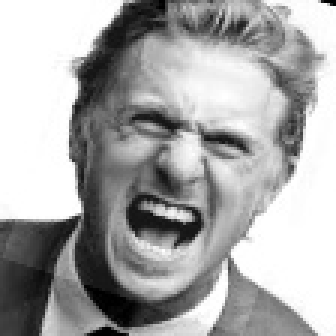
//> input picture code/ascend_310B/smart_ip_interaction/datasets/emotion_dataset_6cls/test/angry/4_jpg.rf.f9677a5917b25f15e8441198f8145abc_0.jpg, 112 x 112 px (shown 3 times larger)
$ ./host ../../../../../../../../ascend_310B/smart_ip_interaction/datasets/emotion_dataset_6cls/test/angry/20231118_194043_jpg.rf.3103f7b5193b400b794ffb58ec3b2d90_0.jpg ../../../../../../../../ascend_310B/smart_ip_interaction/datasets/emotion_dataset_6cls/test/angry/4_jpg.rf.f9677a5917b25f15e8441198f8145abc_0.jpg ../../../../../../../../ascend_310B/smart_ip_interaction/datasets/emotion_dataset_6cls/test/angry/4_jpg.rf.f9677a5917b25f15e8441198f8145abc_0.jpg 3   (built with g++ and OpenCV 4)
//> lines starting //> are read from the running program, lines starting //| are printed output that depends on the picture
// [15 lines of licence text are left out]

#define PROFILE
// [14 lines of commented-out code are left out]
#include <adf/adf_api/XRTConfig.h>
#include <chrono>
#include <common/xf_aie_sw_utils.hpp>
#include <common/xfcvDataMovers.h>
#include <fstream>
#include <stdio.h>
#include <stdlib.h>
#include <stdint.h>
#include <xrt/experimental/xrt_kernel.h>
#include <xaiengine.h>

#include "opencv2/opencv.hpp"
#include "opencv2/highgui/highgui.hpp"
#include "opencv2/imgcodecs/imgcodecs.hpp"
#include "opencv2/imgproc/imgproc.hpp"
#include <opencv2/imgproc/types_c.h>

#include "config.h"

//#include "graph.cpp"

using namespace std;

void cvtColor_RGB2YUY2(cv::Mat& src, cv::Mat& dst) {
    cv::Mat temp;
    cv::cvtColor(src, temp, 83);

    std::vector<uint8_t> v1;
    for (int i = 0; i < src.rows; i++) {
        for (int j = 0; j < src.cols; j++) {
            v1.push_back(temp.at<cv::Vec3b>(i, j)[0]);
            j % 2 ? v1.push_back(temp.at<cv::Vec3b>(i, j)[2]) : v1.push_back(temp.at<cv::Vec3b>(i, j)[1]);
        }
    }

    cv::Mat yuy2(src.rows, src.cols, CV_8UC2);
    memcpy(yuy2.data, v1.data(), src.cols * src.rows * 2);
    dst = yuy2;
}
void convert16UC1to8UC2(const cv::Mat& inputImage, cv::Mat& outputImage) {
    // Ensure the input image is of type CV_16UC1
    if (inputImage.type() != CV_16UC1) {
        throw std::invalid_argument("Input image must be of type CV_16UC1");
    }

    // Create an output image with type CV_8UC2 and the same dimensions as the input
    outputImage.create(inputImage.rows, inputImage.cols, CV_8UC2);

    // Iterate over the input image and scale down to 8-bit
    for (int y = 0; y < inputImage.rows; ++y) {
        for (int x = 0; x < inputImage.cols; ++x) {
            // Read the 16-bit value from the input image
            uint16_t value = inputImage.at<uint16_t>(y, x);

            // Scale the 16-bit value to an 8-bit value (e.g., by dividing by 256)
            uint8_t lowByte = static_cast<uint8_t>(value & 0xFF);         // Lower 8 bits
            uint8_t highByte = static_cast<uint8_t>((value >> 8) & 0xFF); // Upper 8 bits

            // Pack the two 8-bit values into the two channels of the output image
            outputImage.at<cv::Vec2b>(y, x) = cv::Vec2b(lowByte, highByte);
        }
    }
}
void run_ref(cv::Mat& y, cv::Mat& uv, cv::Mat& dst, cv::Mat& dst1, uint16_t y_height, uint16_t y_width) {
    // y
    cv::Size ynewSize(y_width / 5, y_height / 5);
    cv::resize(y, dst, ynewSize, 0, 0, cv::INTER_AREA);
    // uv
    cv::Mat uv_image_c2;
    convert16UC1to8UC2(uv, uv_image_c2);
    cv::Size uvnewSize(uv.cols / 5, uv.rows / 5);
    cv::resize(uv_image_c2, dst1, uvnewSize, 0, 0, cv::INTER_AREA);
}
/*
 ******************************************************************************
 * Top level executable
 ******************************************************************************
 */
int main(int argc, char** argv) {
    try {
        std::cout << "enterd main\n" << std::endl;
        if (argc < 3) {
            std::stringstream errorMessage;
            errorMessage << argv[0] << " <xclbin> <Y inputImage> <UV inputImage> [iterations]";
            std::cerr << errorMessage.str();
            throw std::invalid_argument(errorMessage.str());
        }
        std::cout << "enterd xclbin\n" << std::endl;
        const char* xclBinName = argv[1];
        //////////////////////////////////////////
        // Read image from file and resize
        //////////////////////////////////////////
        cv::Mat srcImageY, srcImageUV;
        srcImageY = cv::imread(argv[2], 0);
//> srcImageY is the input picture: 112 rows x 112 cols, CV_8UC1; min 0, max 255, mean 168.3
        srcImageUV = cv::imread(argv[3], -1);
        std::cout << "read images\n" << std::endl;
        // TODO: remove this resize
        int ywidth = srcImageY.cols;
//> ywidth = 112
        int uvwidth = srcImageUV.cols;
//> uvwidth = 112

        int iterations = 1;
        if (argc >= 5) iterations = atoi(argv[4]);
//> iterations = 3

        std::cout << "Image size" << std::endl;
        std::cout << "srcImageY.rows= " << srcImageY.rows << std::endl;
//| srcImageY.rows= 112
        std::cout << "srcImageY.cols=" << srcImageY.cols << std::endl;
//| srcImageY.cols=112
        std::cout << "srcImageY.channels()" << srcImageY.channels() << std::endl;
//| srcImageY.channels()1
        std::cout << "srcImageY.elemSize()" << srcImageY.elemSize() << std::endl;
//| srcImageY.elemSize()1
        std::cout << "srcImageY.total()" << srcImageY.total() << std::endl;
//| srcImageY.total()12544
        std::cout << "srcImageY.type()" << srcImageY.type() << std::endl;
//| srcImageY.type()0

        int op_widthy = (srcImageY.cols / 5);
//> op_widthy = 22
        int op_heighty = (srcImageY.rows / 5);
//> op_heighty = 22
        int op_widthuv = (srcImageUV.cols / 5);
//> op_widthuv = 22
        int op_heightuv = (srcImageUV.rows / 5);
//> op_heightuv = 22

        // Initializa device
        xF::deviceInit(xclBinName);
//> (this line was passed over: xF is not available in this run)

        // Load image
        std::vector<uint8_t> srcData;
        std::vector<uint8_t> srcData1;
        srcData.assign(srcImageY.data, (srcImageY.data + srcImageY.total() * srcImageY.channels()));
//> srcData = 12544 values, max 255 at index 0, min 0 at index 53, mean 168.3
        srcData1.assign(srcImageUV.data, (srcImageUV.data + (srcImageUV.total() * 2)));
//> srcData1 = 25088 items

        std::cout << "srcData.size() = " << srcData.size() << std::endl;
//| srcData.size() = 12544
        std::cout << "srcData1.size() = " << srcData1.size() << std::endl;
//| srcData1.size() = 25088

        // Allocate output buffer
        std::vector<uint8_t> dstData;
        std::vector<uint8_t> dstData1;
        dstData.assign(op_heighty * op_widthy, 0);
//> dstData = 484 values from 0 to 0
        dstData1.assign(op_heightuv * op_widthuv * 2, 0);
//> dstData1 = 968 values from 0 to 0
        std::cout << "dstData.size() = " << dstData.size() << std::endl;
//| dstData.size() = 484
        std::cout << "dstData1.size() = " << dstData1.size() << std::endl;
//| dstData1.size() = 968

        cv::Mat dst(op_heighty, op_widthy, CV_8UC1, (void*)dstData.data());
        cv::Mat dst1(op_heightuv, op_widthuv, CV_8UC2, (void*)dstData1.data());

        // run C- reference
        cv::Mat dataRefOut(op_heighty, op_widthy, CV_8UC1);
        cv::Mat dataRefOut1(op_heightuv, op_widthuv, CV_8UC2);
        run_ref(srcImageY, srcImageUV, dataRefOut, dataRefOut1, srcImageY.rows, srcImageY.cols);
//> in run_ref, `cv::resize(y, dst, ynewSize, 0, 0, cv::INTER_AREA);`:
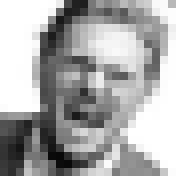
//> dst: 22 rows x 22 cols, CV_8UC1 (shown 8 times larger); min 8, max 255, mean 168.3

        xF::xfcvDataMovers<xF::TILER, uint8_t, Y_IN_TILE_HEIGHT, Y_IN_TILE_WIDTH, VECTORIZATION_FACTOR, 1, 0, true>
            tiler(0, 0);
        xF::xfcvDataMovers<xF::TILER, uint8_t, UV_IN_TILE_HEIGHT, (UV_IN_TILE_WIDTH / 2), VECTORIZATION_FACTOR, 1, 0,
                           true>
            tiler1(0, 0, 2);
        xF::xfcvDataMovers<xF::STITCHER, uint8_t, Y_OUT_TILE_HEIGHT, Y_OUT_TILE_WIDTH, VECTORIZATION_FACTOR, 1, 0, true>
            stitcher;
        xF::xfcvDataMovers<xF::STITCHER, uint8_t, UV_OUT_TILE_HEIGHT, (UV_OUT_TILE_WIDTH / 2), VECTORIZATION_FACTOR, 1,
                           0, true>
            stitcher1(2);

#if !__X86_DEVICE__
        std::cout << "Graph init. This does nothing because CDO in boot PDI "
                     "already configures AIE.\n";
        auto gHndl = xrt::graph(xF::gpDhdl, xF::xclbin_uuid, "nv12resize_graph");
        std::cout << "XRT graph opened" << std::endl;
        gHndl.reset();
        std::cout << "Graph reset done" << std::endl;
#endif
        START_TIMER
        tiler.compute_metadata(srcImageY.size());
        STOP_TIMER("Meta data compute time")
        std::chrono::microseconds tt(0);
        for (int i = 0; i < iterations; i++) {
            //@{
            std::cout << "Iteration : " << (i + 1) << std::endl;
            auto tiles_sz = tiler.host2aie_nb(srcData.data(), srcImageY.size(), {"nv12resize_graph.yinptr"});
            stitcher.aie2host_nb(dstData.data(), dst.size(), tiles_sz, {"nv12resize_graph.youtptr"});

#if !__X86_DEVICE__
            START_TIMER
            gHndl.run(tiles_sz[0] * tiles_sz[1]);
#endif
#if !__X86_DEVICE__
            gHndl.wait();
#endif
            STOP_TIMER("NV12RESIZE_Y function")

            tiler.wait({"nv12resize_graph.yinptr"});

            stitcher.wait({"nv12resize_graph.youtptr"});

            tt += tdiff;
            //@}
            cv::imwrite("resized_y.png", dataRefOut);

            // compare the y results
            {
                int acceptableError = 1;
                int errCount = 0;
                uint8_t* dataOut = dstData.data();

                for (int i = 0; i < dataRefOut.cols * dataRefOut.rows; i++) {
                    if (abs(dataRefOut.data[i] - dataOut[i]) > acceptableError) {
                        std::cout << "err at : i=" << i << " err=" << abs(dataRefOut.data[i] - dataOut[i]) << "="
                                  << dataRefOut.data[i] << "-" << dataOut[i] << std::endl;
                        errCount++;
                    }
                }

                if (errCount) {
                    std::cerr << "Test failed!" << std::endl;
                    exit(-1);
                } else {
                    std::cout << "Test Passes\n" << std::endl;
                }
            }

            // TODO: Save the output image(dstOutImage) if need be
        }
#if !__X86_DEVICE__
        gHndl.end(0);
#endif
        std::cout << "Test passed" << std::endl;
        std::cout << "Average time to process Y frame : " << (((float)tt.count() * 0.001) / (float)iterations) << " ms"
                  << std::endl;
        std::cout << "Average frames per second : " << (((float)1000000 / (float)tt.count()) * (float)iterations)
                  << " fps" << std::endl;

        {
#if !__X86_DEVICE__
            std::cout << "Graph init. This does nothing because CDO in boot PDI "
                         "already configures AIE.\n";
            auto gHndl = xrt::graph(xF::gpDhdl, xF::xclbin_uuid, "nv12resize_uvgraph");
            std::cout << "XRT graph opened" << std::endl;
            gHndl.reset();
            std::cout << "Graph reset done" << std::endl;
#endif
            START_TIMER
            tiler1.compute_metadata(srcImageUV.size());
            STOP_TIMER("Meta data compute time")

            std::chrono::microseconds tt(0);
            for (int i = 0; i < iterations; i++) {
                //@{
                std::cout << "Iteration : " << (i + 1) << std::endl;
                auto tiles_sz1 = tiler1.host2aie_nb(srcData1.data(), srcImageUV.size(), {"nv12resize_uvgraph.uvinptr"});
                stitcher1.aie2host_nb(dstData1.data(), dst1.size(), tiles_sz1, {"nv12resize_uvgraph.uvoutptr"});
                START_TIMER
#if !__X86_DEVICE__
                gHndl.run(tiles_sz1[0] * tiles_sz1[1]);
#endif
#if !__X86_DEVICE__
                gHndl.wait();
#endif
                STOP_TIMER("NV12RESIZE function")

                tiler1.wait({"nv12resize_uvgraph.uvinptr"});
                stitcher1.wait({"nv12resize_uvgraph.uvoutptr"});
                tt += tdiff;
                //@}
                // compare the UV results
                {
                    int acceptableError = 1;
                    int errCount = 0;
                    uint8_t* dataOut = dstData1.data();
                    // FILE* fp=fopen("ref.txt","w");
                    // FILE* fp1=fopen("aie.txt","w");

                    for (int i = 0; i < dataRefOut1.cols * dataRefOut1.rows * 2; i++) {
                        if (abs(dataRefOut1.data[i] - dataOut[i]) > acceptableError) {
                            std::cout << "err at : i=" << i << " err=" << abs(dataRefOut1.data[i] - dataOut[i]) << "="
                                      << dataRefOut1.data[i] << "-" << dataOut[i] << std::endl;
                            errCount++;
                        }
                    }
                    if (errCount) {
                        std::cerr << "Test failed!" << std::endl;
                        exit(-1);
                    }
                }
                // TODO: Save the output image(dstOutImage) if need be
            }
#if !__X86_DEVICE__
            gHndl.end(0);
#endif
            std::cout << "Test passed" << std::endl;
            std::cout << "Average time to process UV frame : " << (((float)tt.count() * 0.001) / (float)iterations)
                      << " ms" << std::endl;
            std::cout << "Average frames per second : " << (((float)1000000 / (float)tt.count()) * (float)iterations)
                      << " fps" << std::endl;
        }

        return 0;
    } catch (std::exception& e) {
        const char* errorMessage = e.what();
        std::cerr << "Exception caught: " << errorMessage << std::endl;
//> (the run ends here: the program exits with an error code, at `exit(-1);`)

$ run again, on code/ascend_310B/smart_ip_interaction/datasets/emotion_dataset_6cls/test/angry/GettyImages-156904795-eb52780b8c0d46ccab861ca71ee37881_jpg.rf.3cec9b48cabeb45e96a886fa8148073d_0.jpg
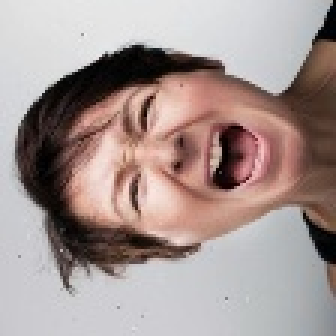
//> input picture code/ascend_310B/smart_ip_interaction/datasets/emotion_dataset_6cls/test/angry/GettyImages-156904795-eb52780b8c0d46ccab861ca71ee37881_jpg.rf.3cec9b48cabeb45e96a886fa8148073d_0.jpg, 112 x 112 px (shown 3 times larger)
//> `srcImageY = cv::imread(argv[2], 0);`:
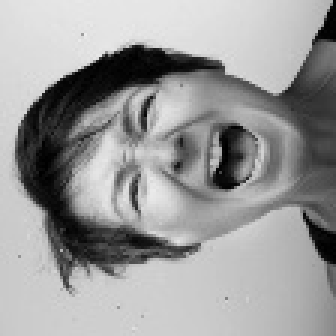
//> srcImageY: 112 rows x 112 cols, CV_8UC1 (shown 3 times larger); min 0, max 238, mean 153.9
//> srcImageUV is the input picture: 112 rows x 112 cols, CV_8UC3; mean B, G, R 146.6, 149.6, 165.2
//> iterations = 3
//| srcImageY.rows= 112
//| srcImageY.cols=112
//| srcImageY.channels()1
//| srcImageY.elemSize()1
//| srcImageY.total()12544
//| srcImageY.type()0
//> srcData = 12544 values, max 238 at index 1260, min 0 at index 782, mean 153.9
//> srcData1 = 25088 items
//| srcData.size() = 12544
//| srcData1.size() = 25088
//| dstData.size() = 484
//| dstData1.size() = 968
//> in run_ref, `cv::resize(y, dst, ynewSize, 0, 0, cv::INTER_AREA);`:
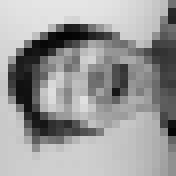
//> dst: 22 rows x 22 cols, CV_8UC1 (shown 8 times larger); min 5, max 229, mean 153.9

$ run again, on code/ascend_310B/smart_ip_interaction/datasets/emotion_dataset_6cls/test/angry/IMG_1159_PNG.rf.66f8831c9b29bb96ec4f3970fffd9a64_0.jpg
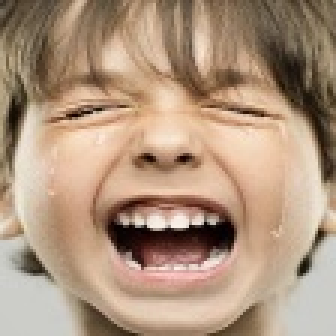
//> input picture code/ascend_310B/smart_ip_interaction/datasets/emotion_dataset_6cls/test/angry/IMG_1159_PNG.rf.66f8831c9b29bb96ec4f3970fffd9a64_0.jpg, 112 x 112 px (shown 3 times larger)
//> `srcImageY = cv::imread(argv[2], 0);`:
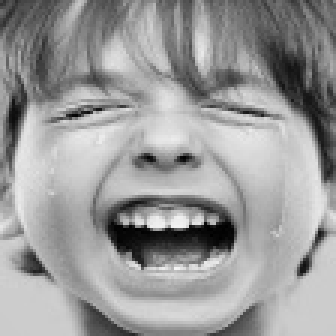
//> srcImageY: 112 rows x 112 cols, CV_8UC1 (shown 3 times larger); min 0, max 244, mean 154.1
//> srcImageUV is the input picture: 112 rows x 112 cols, CV_8UC3; mean B, G, R 125.8, 148.8, 175.1
//> iterations = 3
//| srcImageY.rows= 112
//| srcImageY.cols=112
//| srcImageY.channels()1
//| srcImageY.elemSize()1
//| srcImageY.total()12544
//| srcImageY.type()0
//> srcData = 12544 values, max 244 at index 10026, min 0 at index 8475, mean 154.1
//> srcData1 = 25088 items
//| srcData.size() = 12544
//| srcData1.size() = 25088
//| dstData.size() = 484
//| dstData1.size() = 968
//> in run_ref, `cv::resize(y, dst, ynewSize, 0, 0, cv::INTER_AREA);`:
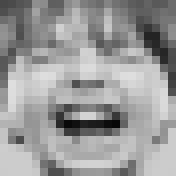
//> dst: 22 rows x 22 cols, CV_8UC1 (shown 8 times larger); min 8, max 222, mean 154

$ run again, on code/ascend_310B/smart_ip_interaction/datasets/emotion_dataset_6cls/test/angry/angry_629_jpg.rf.2e4f9940e0941053ab938ec98ace5c3a_0.jpg
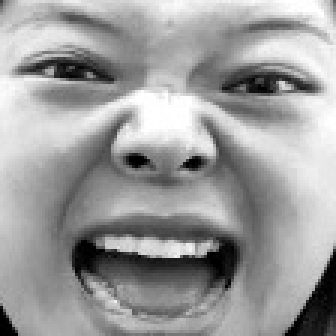
//> input picture code/ascend_310B/smart_ip_interaction/datasets/emotion_dataset_6cls/test/angry/angry_629_jpg.rf.2e4f9940e0941053ab938ec98ace5c3a_0.jpg, 112 x 112 px (shown 3 times larger)
//> srcImageY is the input picture: 112 rows x 112 cols, CV_8UC1; min 0, max 255, mean 156.7
//> iterations = 3
//| srcImageY.rows= 112
//| srcImageY.cols=112
//| srcImageY.channels()1
//| srcImageY.elemSize()1
//| srcImageY.total()12544
//| srcImageY.type()0
//> srcData = 12544 values, max 255 at index 95, min 0 at index 3334, mean 156.7
//> srcData1 = 25088 items
//| srcData.size() = 12544
//| srcData1.size() = 25088
//| dstData.size() = 484
//| dstData1.size() = 968
//> in run_ref, `cv::resize(y, dst, ynewSize, 0, 0, cv::INTER_AREA);`:
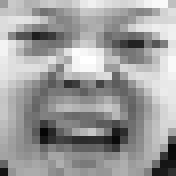
//> dst: 22 rows x 22 cols, CV_8UC1 (shown 8 times larger); min 5, max 255, mean 156.7
